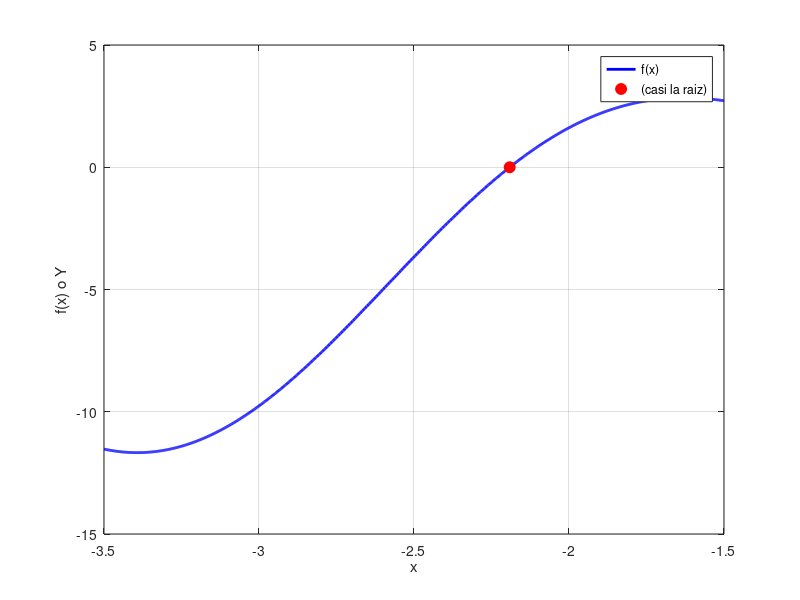

Reproduce this figure in MATLAB.
clc; clear; close all;

f = @(x) 2*x.*cos(2*x) - (x+1).^2;

a = -3;
b = -2;

max_iter = 5;

fprintf('I    |    a    |    b    |   f(a)   |   f(b)   |    x1    |   f(x1)  |   Er (%%)  \n');

x_prev = a;
for i = 1:max_iter
    x1 = (a*f(b) - b*f(a)) / (f(b) - f(a));
    fx1 = f(x1);
    
    if i == 1
        Er = NaN; 
    else
        Er = abs((x1 - x_prev) / x1) * 100;
    end
    
    fprintf('%2d   | %7.4f | %7.4f | %8.4f | %8.4f | %8.4f | %8.4f | %8.4f\n', i, a, b, f(a), f(b), x1, fx1, Er);
    
    if f(a) * fx1 < 0
        b = x1;
    else
        a = x1;
    end
    
    x_prev = x1;
end

gx = linspace(-3.5, -1.5, 1000);
gy = f(gx);
figure;
plot(gx, gy, 'b', 'LineWidth', 2); hold on;
plot(x1, f(x1), 'ro', 'MarkerFaceColor', 'r', 'MarkerSize', 8);
grid on;
xlabel('x'); ylabel('f(x) o Y');
legend('f(x)', '(casi la raiz)');
